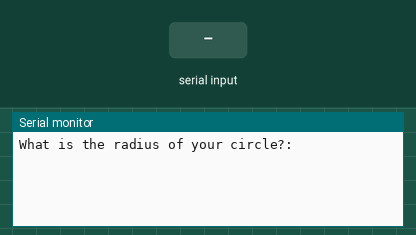
This sketch was run on a simulated Arduino Uno, built with avr-gcc and run on an emulated ATmega328P. Shown: the last lines printed to the serial monitor. The inputs (shaded band) are chosen by the test bench.

Above: at 1.2 s.
1.3 s: "90,45\n" received over Serial
At 2.2 s:
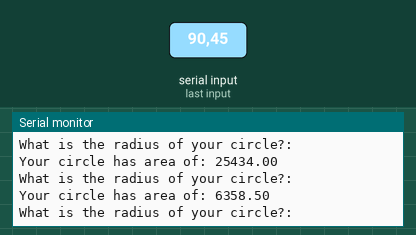
2.8 s: "30,150\n" received over Serial
At 4.7 s:
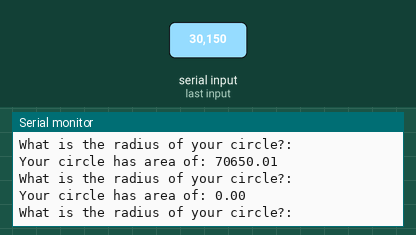
Timing chart, 0 to 6.2 s (numbered marks = the images above; inputs shaded):
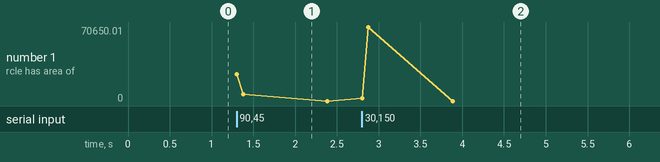

Measured:
- after the input at 1.3 s, the serial monitor: prints a new line at once (image 1)
- after the input at 2.8 s, the serial monitor: prints a new line at once (image 2)

The sketch:

Code_18.1.ino
```cpp
float radius;
String msg="What is the radius of your circle?: ";
float area;
float pi=3.14;
String msg2="Your circle has area of: ";
void setup() {
  // put your setup code here, to run once:
Serial.begin(9600);
}

void loop() {
  // put your main code here, to run repeatedly:
Serial.println(msg);
while (Serial.available()==0){

}
radius=Serial.parseFloat();
area=pi*radius*radius;
Serial.print(msg2);
Serial.println(area);
}
```
